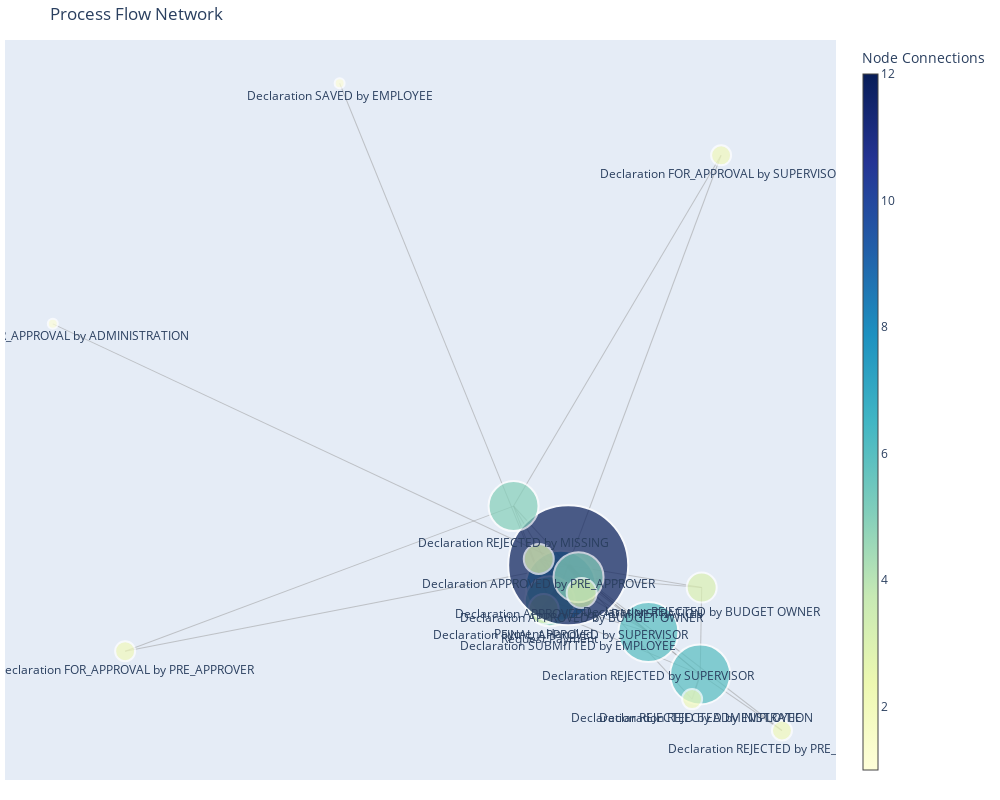

Notebook source saved alongside this figure:
### Code cell
# Sort the dataframe by case ID and timestamp
df_sorted = df.sort_values(['case:id', 'time:timestamp'])

# Create pairs of consecutive activities
df_sorted['next_activity'] = df_sorted.groupby('case:id')['concept:name'].shift(-1)
transition_df = df_sorted.dropna(subset=['next_activity'])

# Count transitions between activities
transitions = transition_df.groupby(['concept:name', 'next_activity']).size().reset_index(name='weight')
transitions = transitions.sort_values('weight', ascending=False)

# Create a graph using networkx
G = nx.from_pandas_edgelist(transitions, 'concept:name', 'next_activity', edge_attr='weight')

# Calculate node positions using spring layout
pos = nx.spring_layout(G, seed=42)

# Get node attributes
node_degrees = dict(G.degree())
node_sizes = [v * 10 for v in node_degrees.values()]

# Create edges
edge_x = []
edge_y = []
edge_traces = []

# Create a trace for each edge with width based on weight
for edge in G.edges(data=True):
    x0, y0 = pos[edge[0]]
    x1, y1 = pos[edge[1]]
    weight = edge[2]['weight']
    
    # Normalize weight for better visualization
    width = 1 + 5 * (weight / transitions['weight'].max())
    opacity = 0.5 + 0.5 * (weight / transitions['weight'].max())
    
    edge_trace = go.Scatter(
        x=[x0, x1, None],
        y=[y0, y1, None],
        line=dict(width=width, color='rgba(150,150,150,{})'.format(opacity)),
        hoverinfo='text',
        text=f'{edge[0]} → {edge[1]}<br>Count: {weight}',
        mode='lines'
    )
    edge_traces.append(edge_trace)

# Create nodes
node_x = []
node_y = []
for node in G.nodes():
    x, y = pos[node]
    node_x.append(x)
    node_y.append(y)

node_trace = go.Scatter(
    x=node_x, y=node_y,
    mode='markers+text',
    text=list(G.nodes()),
    textposition="bottom center",
    marker=dict(
        showscale=True,
        colorscale='YlGnBu',
        size=node_sizes,
        color=list(node_degrees.values()),
        colorbar=dict(
            thickness=15,
            title='Node Connections',
            xanchor='left'
            #titleside='right'
        ),
        line_width=2
    ),
    hoverinfo='text',
    hovertext=[f'{node}<br>Connections: {node_degrees[node]}' for node in G.nodes()]
)

# Create figure
fig = go.Figure(data=edge_traces + [node_trace],
                layout=go.Layout(
                    title='Process Flow Network',
                    #titlefont_size=16,
                    showlegend=False,
                    hovermode='closest',
                    margin=dict(b=20, l=5, r=5, t=40),
                    xaxis=dict(showgrid=False, zeroline=False, showticklabels=False),
                    yaxis=dict(showgrid=False, zeroline=False, showticklabels=False),
                    height=800,
                    width=1000
                ))
fig.show()

### Figure 1 — Plotly figure (JSON) as saved in the notebook; plotly's stock layout.template omitted (floating-point values rounded to 4 significant figures)
{"data": [{"hoverinfo": "text", "line": {"color": "rgba(150,150,150,1.0)", "width": 6}, "mode": "lines", "text": "Declaration FINAL_APPROVED by SUPERVISOR → Request Payment<br>Count: 10038", "type": "scatter", "x": [0.04026, 0.01784, null], "y": [-0.1031, -0.1363, null]}, {"hoverinfo": "text", "line": {"color": "rgba(150,150,150,0.7556784219964137)", "width": 3.557}, "mode": "lines", "text": "Declaration FINAL_APPROVED by SUPERVISOR → Declaration APPROVED by ADMINISTRATION<br>Count: 5133", "type": "scatter", "x": [0.04026, 0.07675, null], "y": [-0.1031, -0.08485, null]}, {"hoverinfo": "text", "line": {"color": "rgba(150,150,150,0.6388722853158)", "width": 2.389}, "mode": "lines", "text": "Declaration FINAL_APPROVED by SUPERVISOR → Declaration APPROVED by BUDGET OWNER<br>Count: 2788", "type": "scatter", "x": [0.04026, 0.08318, null], "y": [-0.1031, -0.1186, null]}, {"hoverinfo": "text", "line": {"color": "rgba(150,150,150,0.5765092647937836)", "width": 1.765}, "mode": "lines", "text": "Declaration FINAL_APPROVED by SUPERVISOR → Declaration SUBMITTED by EMPLOYEE<br>Count: 1536", "type": "scatter", "x": [0.04026, 0.05562, null], "y": [-0.1031, -0.05957, null]}, {"hoverinfo": "text", "line": {"color": "rgba(150,150,150,0.5335724247858139)", "width": 1.336}, "mode": "lines", "text": "Declaration FINAL_APPROVED by SUPERVISOR → Declaration APPROVED by PRE_APPROVER<br>Count: 674", "type": "scatter", "x": [0.04026, -0.004656, null], "y": [-0.1031, -0.04607, null]}, {"hoverinfo": "text", "line": {"color": "rgba(150,150,150,0.5042837218569436)", "width": 1.043}, "mode": "lines", "text": "Declaration FINAL_APPROVED by SUPERVISOR → Declaration REJECTED by MISSING<br>Count: 86", "type": "scatter", "x": [0.04026, -0.05634, null], "y": [-0.1031, 0.06635, null]}, {"hoverinfo": "text", "line": {"color": "rgba(150,150,150,0.5003486750348675)", "width": 1.003}, "mode": "lines", "text": "Declaration FINAL_APPROVED by SUPERVISOR → Payment Handled<br>Count: 7", "type": "scatter", "x": [0.04026, 0.005413, null], "y": [-0.1031, -0.1526, null]}, {"hoverinfo": "text", "line": {"color": "rgba(150,150,150,0.9999501892807332)", "width": 6.0}, "mode": "lines", "text": "Request Payment → Payment Handled<br>Count: 10037", "type": "scatter", "x": [0.01784, 0.005413, null], "y": [-0.1363, -0.1526, null]}, {"hoverinfo": "text", "line": {"color": "rgba(150,150,150,0.5001494321578004)", "width": 1.001}, "mode": "lines", "text": "Request Payment → Declaration REJECTED by MISSING<br>Count: 3", "type": "scatter", "x": [0.01784, -0.05634, null], "y": [-0.1363, 0.06635, null]}, {"hoverinfo": "text", "line": {"color": "rgba(150,150,150,0.5000498107192668)", "width": 1.0}, "mode": "lines", "text": "Request Payment → Declaration REJECTED by SUPERVISOR<br>Count: 1", "type": "scatter", "x": [0.01784, 0.2199, null], "y": [-0.1363, -0.2016, null]}, {"hoverinfo": "text", "line": {"color": "rgba(150,150,150,0.5000498107192668)", "width": 1.0}, "mode": "lines", "text": "Request Payment → Declaration SAVED by EMPLOYEE<br>Count: 1", "type": "scatter", "x": [0.01784, -0.4125, null], "y": [-0.1363, 0.9659, null]}, {"hoverinfo": "text", "line": {"color": "rgba(150,150,150,0.5000498107192668)", "width": 1.0}, "mode": "lines", "text": "Payment Handled → Declaration REJECTED by EMPLOYEE<br>Count: 1", "type": "scatter", "x": [0.005413, 0.3259, null], "y": [-0.1526, -0.2917, null]}, {"hoverinfo": "text", "line": {"color": "rgba(150,150,150,0.9085475194261805)", "width": 5.085}, "mode": "lines", "text": "Declaration SUBMITTED by EMPLOYEE → Declaration APPROVED by ADMINISTRATION<br>Count: 8202", "type": "scatter", "x": [0.05562, 0.07675, null], "y": [-0.05957, -0.08485, null]}, {"hoverinfo": "text", "line": {"color": "rgba(150,150,150,0.5003486750348675)", "width": 1.003}, "mode": "lines", "text": "Declaration SUBMITTED by EMPLOYEE → Declaration REJECTED by EMPLOYEE<br>Count: 7", "type": "scatter", "x": [0.05562, 0.3259, null], "y": [-0.05957, -0.2917, null]}, {"hoverinfo": "text", "line": {"color": "rgba(150,150,150,0.5009464036660689)", "width": 1.009}, "mode": "lines", "text": "Declaration SUBMITTED by EMPLOYEE → Declaration REJECTED by ADMINISTRATION<br>Count: 19", "type": "scatter", "x": [0.05562, 0.3094, null], "y": [-0.05957, -0.3443, null]}, {"hoverinfo": "text", "line": {"color": "rgba(150,150,150,0.5341203426977486)", "width": 1.341}, "mode": "lines", "text": "Declaration SUBMITTED by EMPLOYEE → Declaration APPROVED by PRE_APPROVER<br>Count: 685", "type": "scatter", "x": [0.05562, -0.004656, null], "y": [-0.05957, -0.04607, null]}, {"hoverinfo": "text", "line": {"color": "rgba(150,150,150,0.5000498107192668)", "width": 1.0}, "mode": "lines", "text": "Declaration SUBMITTED by EMPLOYEE → Declaration REJECTED by PRE_APPROVER<br>Count: 1", "type": "scatter", "x": [0.05562, 0.4934, null], "y": [-0.05957, -0.411, null]}, {"hoverinfo": "text", "line": {"color": "rgba(150,150,150,0.5030384538752739)", "width": 1.03}, "mode": "lines", "text": "Declaration SUBMITTED by EMPLOYEE → Declaration REJECTED by MISSING<br>Count: 61", "type": "scatter", "x": [0.05562, -0.05634, null], "y": [-0.05957, 0.06635, null]}, {"hoverinfo": "text", "line": {"color": "rgba(150,150,150,0.5000996214385336)", "width": 1.001}, "mode": "lines", "text": "Declaration SUBMITTED by EMPLOYEE → Declaration REJECTED by SUPERVISOR<br>Count: 2", "type": "scatter", "x": [0.05562, 0.2199, null], "y": [-0.05957, -0.2016, null]}, {"hoverinfo": "text", "line": {"color": "rgba(150,150,150,0.5000498107192668)", "width": 1.0}, "mode": "lines", "text": "Declaration SUBMITTED by EMPLOYEE → Declaration FOR_APPROVAL by ADMINISTRATION<br>Count: 1", "type": "scatter", "x": [0.05562, -1, null], "y": [-0.05957, 0.4541, null]}, {"hoverinfo": "text", "line": {"color": "rgba(150,150,150,0.5000498107192668)", "width": 1.0}, "mode": "lines", "text": "Declaration SUBMITTED by EMPLOYEE → Declaration REJECTED by BUDGET OWNER<br>Count: 1", "type": "scatter", "x": [0.05562, 0.329, null], "y": [-0.05957, -0.1069, null]}, {"hoverinfo": "text", "line": {"color": "rgba(150,150,150,0.5000498107192668)", "width": 1.0}, "mode": "lines", "text": "Declaration SUBMITTED by EMPLOYEE → Declaration FOR_APPROVAL by PRE_APPROVER<br>Count: 1", "type": "scatter", "x": [0.05562, -0.8519, null], "y": [-0.05957, -0.2424, null]}, {"hoverinfo": "text", "line": {"color": "rgba(150,150,150,0.5000498107192668)", "width": 1.0}, "mode": "lines", "text": "Declaration SUBMITTED by EMPLOYEE → Declaration FOR_APPROVAL by SUPERVISOR<br>Count: 1", "type": "scatter", "x": [0.05562, 0.3688, null], "y": [-0.05957, 0.8127, null]}, {"hoverinfo": "text", "line": {"color": "rgba(150,150,150,0.6404662283323371)", "width": 2.405}, "mode": "lines", "text": "Declaration APPROVED by ADMINISTRATION → Declaration APPROVED by BUDGET OWNER<br>Count: 2820", "type": "scatter", "x": [0.07675, 0.08318, null], "y": [-0.08485, -0.1186, null]}, {"hoverinfo": "text", "line": {"color": "rgba(150,150,150,0.5094640366606894)", "width": 1.095}, "mode": "lines", "text": "Declaration APPROVED by ADMINISTRATION → Declaration REJECTED by SUPERVISOR<br>Count: 190", "type": "scatter", "x": [0.07675, 0.2199, null], "y": [-0.08485, -0.2016, null]}, {"hoverinfo": "text", "line": {"color": "rgba(150,150,150,0.5029388324367404)", "width": 1.029}, "mode": "lines", "text": "Declaration APPROVED by ADMINISTRATION → Declaration REJECTED by BUDGET OWNER<br>Count: 59", "type": "scatter", "x": [0.07675, 0.329, null], "y": [-0.08485, -0.1069, null]}, {"hoverinfo": "text", "line": {"color": "rgba(150,150,150,0.5015939430165371)", "width": 1.016}, "mode": "lines", "text": "Declaration APPROVED by BUDGET OWNER → Declaration REJECTED by SUPERVISOR<br>Count: 32", "type": "scatter", "x": [0.08318, 0.2199, null], "y": [-0.1186, -0.2016, null]}, {"hoverinfo": "text", "line": {"color": "rgba(150,150,150,0.5462243474795776)", "width": 1.462}, "mode": "lines", "text": "Declaration REJECTED by EMPLOYEE → Declaration REJECTED by ADMINISTRATION<br>Count: 928", "type": "scatter", "x": [0.3259, 0.3094, null], "y": [-0.2917, -0.3443, null]}, {"hoverinfo": "text", "line": {"color": "rgba(150,150,150,0.5142458657103008)", "width": 1.142}, "mode": "lines", "text": "Declaration REJECTED by EMPLOYEE → Declaration REJECTED by SUPERVISOR<br>Count: 286", "type": "scatter", "x": [0.3259, 0.2199, null], "y": [-0.2917, -0.2016, null]}, {"hoverinfo": "text", "line": {"color": "rgba(150,150,150,0.5042339111376768)", "width": 1.042}, "mode": "lines", "text": "Declaration REJECTED by EMPLOYEE → Declaration REJECTED by PRE_APPROVER<br>Count: 85", "type": "scatter", "x": [0.3259, 0.4934, null], "y": [-0.2917, -0.411, null]}, {"hoverinfo": "text", "line": {"color": "rgba(150,150,150,0.5028890217174736)", "width": 1.029}, "mode": "lines", "text": "Declaration REJECTED by EMPLOYEE → Declaration REJECTED by BUDGET OWNER<br>Count: 58", "type": "scatter", "x": [0.3259, 0.329, null], "y": [-0.2917, -0.1069, null]}, {"hoverinfo": "text", "line": {"color": "rgba(150,150,150,0.5005479179119346)", "width": 1.005}, "mode": "lines", "text": "Declaration APPROVED by PRE_APPROVER → Declaration REJECTED by SUPERVISOR<br>Count: 11", "type": "scatter", "x": [-0.004656, 0.2199, null], "y": [-0.04607, -0.2016, null]}, {"hoverinfo": "text", "line": {"color": "rgba(150,150,150,0.5000498107192668)", "width": 1.0}, "mode": "lines", "text": "Declaration REJECTED by MISSING → Declaration FOR_APPROVAL by PRE_APPROVER<br>Count: 1", "type": "scatter", "x": [-0.05634, -0.8519, null], "y": [0.06635, -0.2424, null]}, {"hoverinfo": "text", "line": {"color": "rgba(150,150,150,0.5000498107192668)", "width": 1.0}, "mode": "lines", "text": "Declaration REJECTED by MISSING → Declaration FOR_APPROVAL by SUPERVISOR<br>Count: 1", "type": "scatter", "x": [-0.05634, 0.3688, null], "y": [0.06635, 0.8127, null]}, {"hoverinfo": "text", "hovertext": ["Declaration FINAL_APPROVED by SUPERVISOR<br>Connections: 7", "Request Payment<br>Connections: 5", "Payment Handled<br>Connections: 3", "Declaration SUBMITTED by EMPLOYEE<br>Connections: 12", "Declaration APPROVED by ADMINISTRATION<br>Connections: 5", "Declaration APPROVED by BUDGET OWNER<br>Connections: 3", "Declaration REJECTED by EMPLOYEE<br>Connections: 6", "Declaration REJECTED by ADMINISTRATION<br>Connections: 2", "Declaration APPROVED by PRE_APPROVER<br>Connections: 3", "Declaration REJECTED by SUPERVISOR<br>Connections: 6", "Declaration REJECTED by MISSING<br>Connections: 5", "Declaration REJECTED by PRE_APPROVER<br>Connections: 2", "Declaration REJECTED by BUDGET OWNER<br>Connections: 3", "Declaration FOR_APPROVAL by ADMINISTRATION<br>Connections: 1", "Declaration FOR_APPROVAL by PRE_APPROVER<br>Connections: 2", "Declaration FOR_APPROVAL by SUPERVISOR<br>Connections: 2", "Declaration SAVED by EMPLOYEE<br>Connections: 1"], "marker": {"color": [7, 5, 3, 12, 5, 3, 6, 2, 3, 6, 5, 2, 3, 1, 2, 2, 1], "colorbar": {"thickness": 15, "title": {"text": "Node Connections"}, "xanchor": "left"}, "colorscale": [[0, "rgb(255,255,217)"], [0.125, "rgb(237,248,177)"], [0.25, "rgb(199,233,180)"], [0.375, "rgb(127,205,187)"], [0.5, "rgb(65,182,196)"], [0.625, "rgb(29,145,192)"], [0.75, "rgb(34,94,168)"], [0.875, "rgb(37,52,148)"], [1, "rgb(8,29,88)"]], "line": {"width": 2}, "showscale": true, "size": [70, 50, 30, 120, 50, 30, 60, 20, 30, 60, 50, 20, 30, 10, 20, 20, 10]}, "mode": "markers+text", "text": ["Declaration FINAL_APPROVED by SUPERVISOR", "Request Payment", "Payment Handled", "Declaration SUBMITTED by EMPLOYEE", "Declaration APPROVED by ADMINISTRATION", "Declaration APPROVED by BUDGET OWNER", "Declaration REJECTED by EMPLOYEE", "Declaration REJECTED by ADMINISTRATION", "Declaration APPROVED by PRE_APPROVER", "Declaration REJECTED by SUPERVISOR", "Declaration REJECTED by MISSING", "Declaration REJECTED by PRE_APPROVER", "Declaration REJECTED by BUDGET OWNER", "Declaration FOR_APPROVAL by ADMINISTRATION", "Declaration FOR_APPROVAL by PRE_APPROVER", "Declaration FOR_APPROVAL by SUPERVISOR", "Declaration SAVED by EMPLOYEE"], "textposition": "bottom center", "type": "scatter", "x": [0.04026, 0.01784, 0.005413, 0.05562, 0.07675, 0.08318, 0.3259, 0.3094, -0.004656, 0.2199, -0.05634, 0.4934, 0.329, -1, -0.8519, 0.3688, -0.4125], "y": [-0.1031, -0.1363, -0.1526, -0.05957, -0.08485, -0.1186, -0.2917, -0.3443, -0.04607, -0.2016, 0.06635, -0.411, -0.1069, 0.4541, -0.2424, 0.8127, 0.9659]}], "layout": {"height": 800, "hovermode": "closest", "margin": {"b": 20, "l": 5, "r": 5, "t": 40}, "showlegend": false, "title": {"text": "Process Flow Network"}, "width": 1000, "xaxis": {"showgrid": false, "showticklabels": false, "zeroline": false}, "yaxis": {"showgrid": false, "showticklabels": false, "zeroline": false}}}
